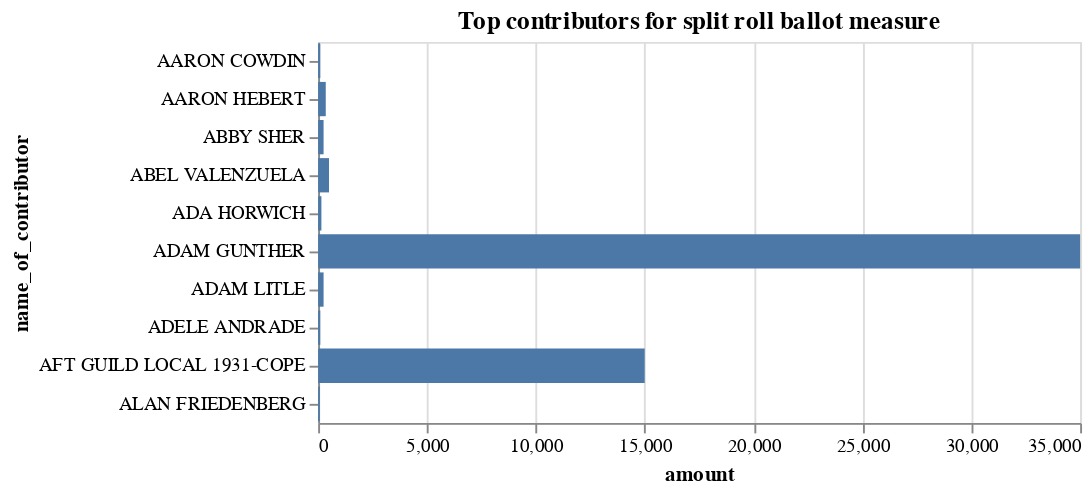

Write notebook code for a chart like this one.
### Code cell
alt.Chart(top_supporters.head(10)).mark_bar().encode(
    x="amount",
    y="name_of_contributor"
).properties(
    title = "Top contributors for split roll ballot measure")

### Figure 1 — Vega-Lite specification as saved in the notebook (floating-point values rounded to 4 significant figures)
{"config": {"view": {"continuousWidth": 400, "continuousHeight": 300}}, "data": {"name": "data-d0284c3da591d14777d50b831bbaaa13"}, "mark": "bar", "encoding": {"x": {"type": "quantitative", "field": "amount"}, "y": {"type": "nominal", "field": "name_of_contributor"}}, "title": "Top contributors for split roll ballot measure", "$schema": "https://vega.github.io/schema/vega-lite/v4.8.1.json", "datasets": {"data-d0284c3da591d14777d50b831bbaaa13": [{"name_of_contributor": "AARON COWDIN", "amount": 100}, {"name_of_contributor": "AARON HEBERT", "amount": 350}, {"name_of_contributor": "ABBY SHER", "amount": 250}, {"name_of_contributor": "ABEL VALENZUELA", "amount": 500}, {"name_of_contributor": "ADA HORWICH", "amount": 150}, {"name_of_contributor": "ADAM GUNTHER", "amount": 35000}, {"name_of_contributor": "ADAM LITLE", "amount": 250}, {"name_of_contributor": "ADELE ANDRADE", "amount": 100}, {"name_of_contributor": "AFT GUILD LOCAL 1931-COPE", "amount": 15000}, {"name_of_contributor": "ALAN FRIEDENBERG", "amount": 75}]}}
